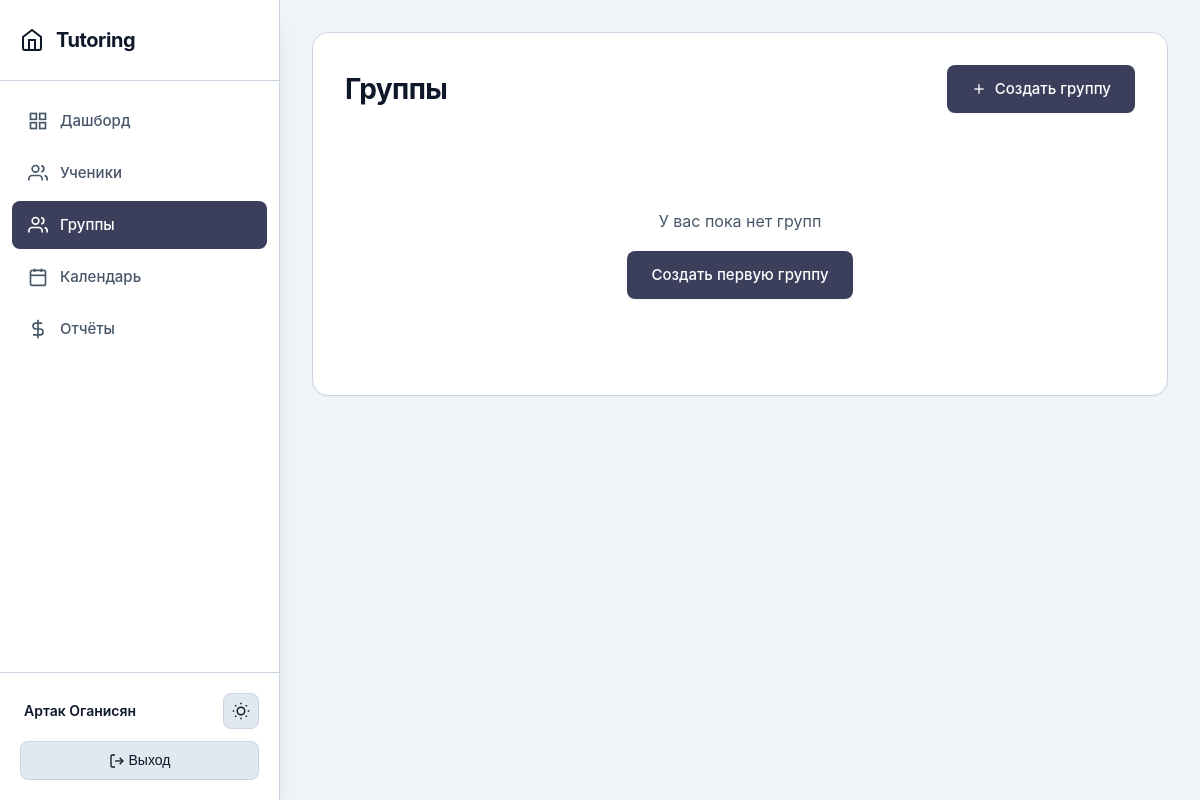
The app's page /groups/ (signed in), older data.
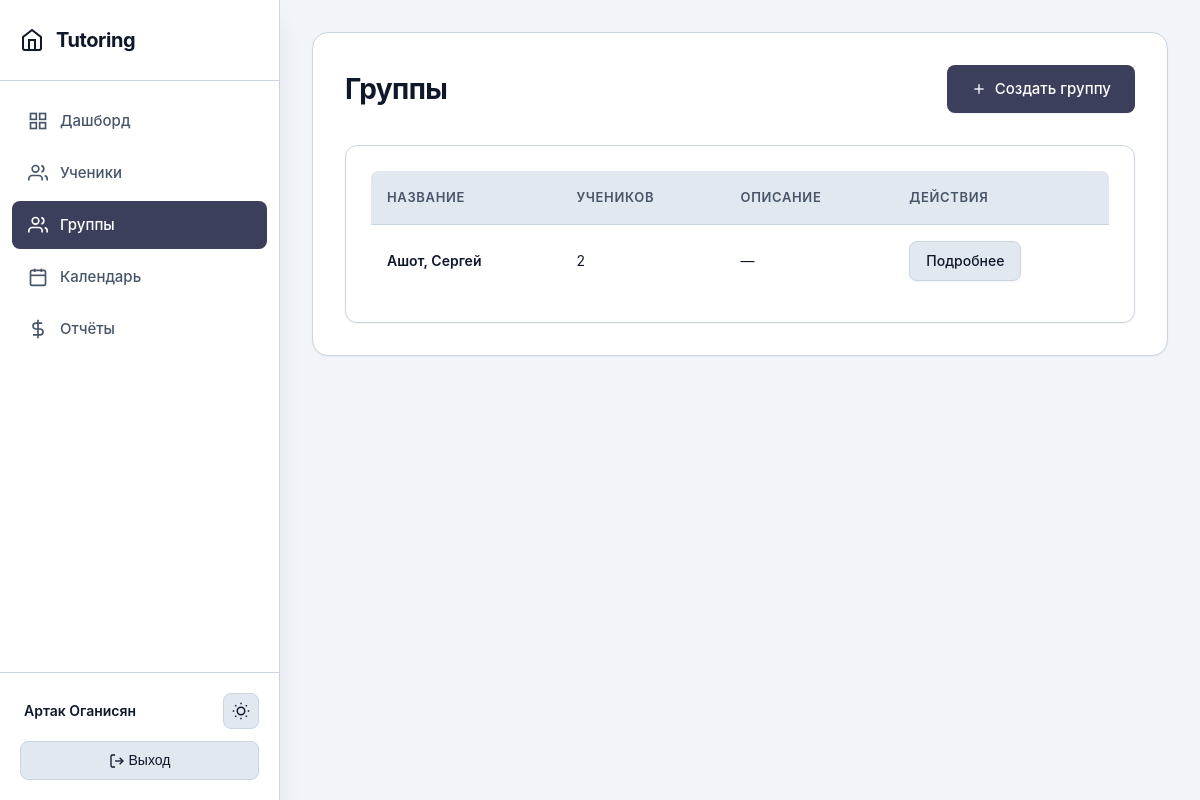
The same page, newer data.
### main/models.py (models this page shows, shortened)
class StudentGroup(models.Model):
    tutor = models.ForeignKey(Tutor, on_delete=models.CASCADE, related_name='groups', verbose_name='Репетитор')
    name = models.CharField(max_length=200, verbose_name='Название группы')
    description = models.TextField(blank=True, verbose_name='Описание')
    created_at = models.DateTimeField(auto_now_add=True, verbose_name='Дата создания')
    updated_at = models.DateTimeField(auto_now=True, verbose_name='Дата обновления')
    is_active = models.BooleanField(default=True, verbose_name='Активна')
    class Meta:
        verbose_name = 'Группа учеников'
        verbose_name_plural = 'Группы учеников'
        ordering = ['name']
    def get_students_count(self):
        return self.students.filter(is_active=True).count()

### main/views.py (the view)
# urls.py: path('groups/', views.group_list, name='group_list'),
@login_required
def group_list(request):
    tutor = get_tutor(request)
    if not tutor:
        messages.error(request, 'Профиль репетитора не найден.')
        return redirect('dashboard')
    groups = StudentGroup.objects.filter(tutor=tutor, is_active=True)
    return render(request, 'main/group_list.html', {'groups': groups})

### main/views.py (called while the page is built)
def get_tutor(request):
    if request.user.is_authenticated:
        try:
            return request.user.tutor
        except Tutor.DoesNotExist:
            return None
    return None

### main/templates/main/group_list.html (shortened to what this page needs)
{% extends 'main/base.html' %}
{% block content %}
<div class="page-header">
    <h1>Группы</h1>
    <div class="page-actions">
        <a href="{% url 'group_create' %}" class="btn">
            <svg width="16" height="16" viewBox="0 0 24 24" fill="none" stroke="currentColor" stroke-width="2">
                <line x1="12" y1="5" x2="12" y2="19"/>
                <line x1="5" y1="12" x2="19" y2="12"/>
            </svg>
            Создать группу
        </a>
    </div>
</div>
{% if groups %}
<div class="card">
    <table>
        <thead>
            <tr>
                <th>Название</th>
                <th>Учеников</th>
                <th>Описание</th>
                <th>Действия</th>
            </tr>
        </thead>
        <tbody>
            {% for group in groups %}
            <tr>
                <td>
                    <a href="{% url 'group_detail' group.pk %}" style="font-weight: 600; color: var(--text); text-decoration: none;">
                        {{ group.name }}
                    </a>
                </td>
                <td>{{ group.get_students_count }}</td>
                <td>{{ group.description|truncatewords:10|default:"—" }}</td>
                <td>
                    <a href="{% url 'group_detail' group.pk %}" class="btn btn-sm btn-secondary">Подробнее</a>
                </td>
            </tr>
            {% endfor %}
        </tbody>
    </table>
</div>
{% else %}
<div class="empty-state">
    <p>У вас пока нет групп</p>
    <a href="{% url 'group_create' %}" class="btn">Создать первую группу</a>
</div>
{% endif %}
{% endblock %}

Row changes from the older to the newer data that the page shows:
added StudentGroup: name "Ашот, Сергей", get_students_count "2", description "—"
Text that changed along with them:
text no longer shown: "У вас пока нет групп Создать первую группу"
text now shown: "НАЗВАНИЕ УЧЕНИКОВ ОПИСАНИЕ ДЕЙСТВИЯ"
